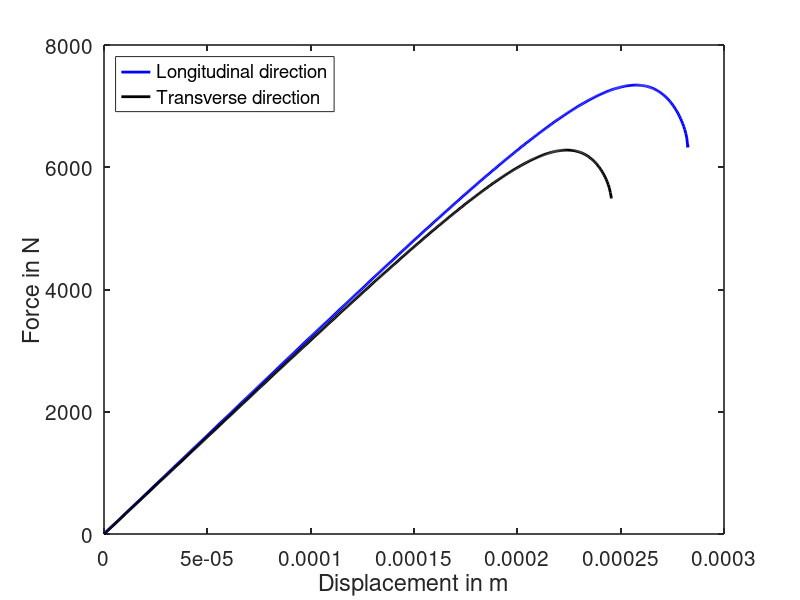

This figure's MATLAB source:
A=load('0.5ux-l.txt');
displacement05l= A(:,2);

B = load('0.5fx-l.txt');
force05l = B(:,2);

C=load('0.5ux-t.txt');
displacement05t = C(:,2);

D= load('0.5fx-t.txt');
force05t= D(:,2);





figure(1,'position',[50,50,1300,950])
plot(displacement05l,force05l,'b-',"linewidth", 2) 

hold on
plot(displacement05t,force05t,'k-',"linewidth", 2)
 
legend('Longitudinal direction','Transverse direction','Location','NorthWest', "fontsize", 15)
set(gca, "linewidth",1.2, "fontsize", 15)


xlabel('Displacement in m', "fontsize", 17)
ylabel('Force in N', "fontsize", 17)




